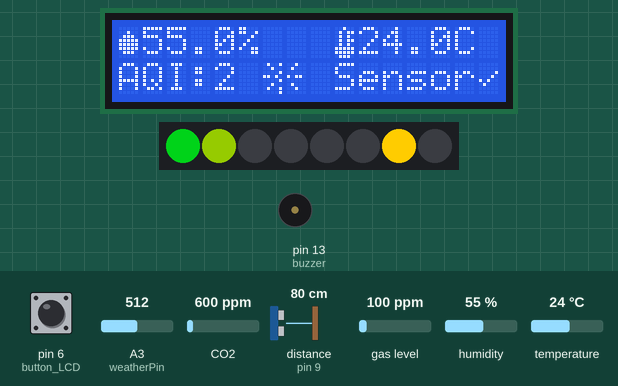
Recording of a sketch running on a simulated Arduino Uno, built with avr-gcc and run on an emulated ATmega328P. Shown: 16×2 character LCD, 8 RGB LEDs in strip order, left to right, buzzer (waves = sounding). Wiring (inferred from the names in the program): ultrasonic range finder: trigger pin 8; echo pin 9. The inputs (shaded band) are chosen by the test bench; at power-on: distance to the obstacle (sensor on pin 9) 80 cm, gas level 100 ppm, temperature 24 °C, A3 (weatherPin) = 512, pin 6 (button_LCD) LOW, CO2 600 ppm, humidity 55 %. The echo pulse lasts 58.3 µs per cm; dim RGB values are drawn brighter than linear; what the sketch prints to the serial monitor is not drawn.

Above: at 1.2 s.
1.3 s: distance to the obstacle (sensor on pin 9) set to 2 cm
At 2.2 s:
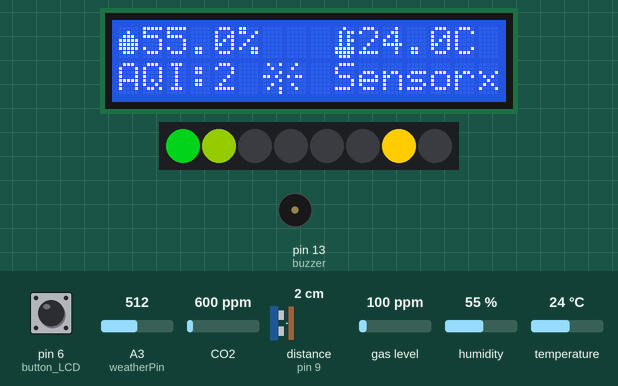
4.1 s: gas level set to 69 ppm
5.7 s: gas level set to 59 ppm
At 6.6 s:
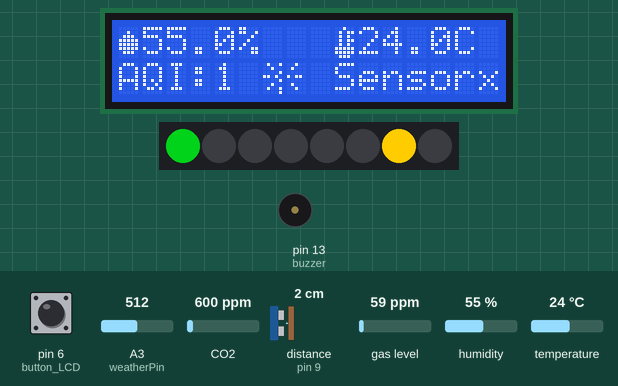
8.5 s: temperature set to 5.5 °C
At 9.07 s:
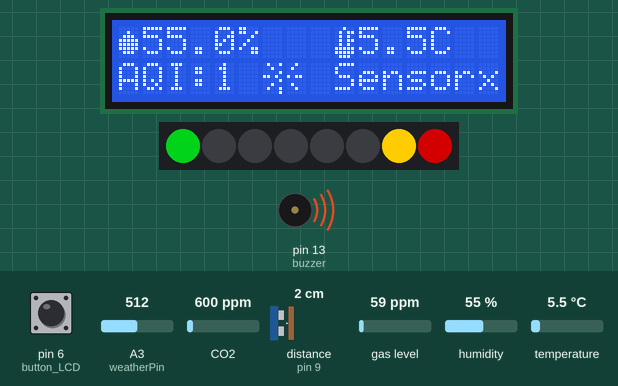
10.4 s: temperature set to 4.4 °C
At 11.53 s:
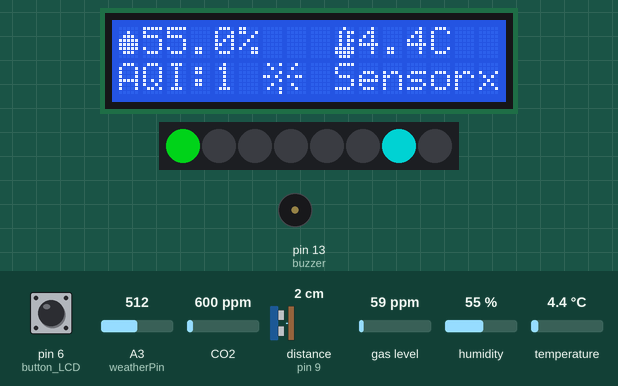
13.4 s: A3 (weatherPin) set to 482
At 14.27 s:
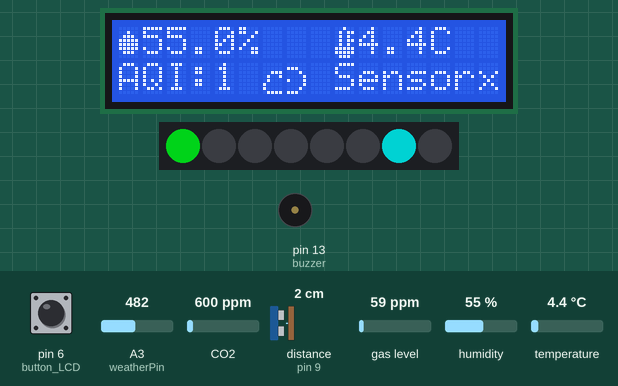
Timing chart, 0 to 17.1 s (numbered marks = the images above; inputs shaded):
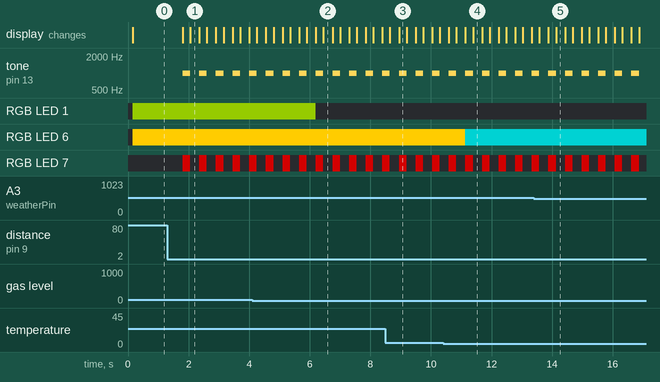

Measured:
- the behaviour switches between 65 and 64 ppm on gas level (found by bisection; images 1 and 2)
- the behaviour switches between 5 and 4.9 °C on temperature (found by bisection; images 3 and 4)
- the behaviour switches between 500 and 499 on A3 (weatherPin) (found by bisection; images 4 and 5)
- after the input at 1.3 s, tone on pin 13 (buzzer): alternates 1000 Hz for 0.25 s and silent for 0.30 s, starting after 0.50 s; RGB LED 7: alternates RGB(127, 0, 0) for 0.25 s and off for 0.30 s, starting after 0.50 s; the display: first changes after 0.50 s (image 1 shows a later state)
- after the input at 5.7 s, the display: first differs from a run without the input after 0.50 s (image 2 shows a later state)
- after the input at 8.5 s, the display: first differs from a run without the input after 0.45 s (image 3)
- after the input at 10.4 s, the display: first differs from a run without the input after 0.74 s (image 4 shows a later state)
- after the input at 13.4 s, the display: first differs from a run without the input after 0.48 s (image 5 shows a later state)

The sketch:

Everything_V1.ino
```cpp
#include "DHT.h"
#include <Wire.h>
#include "Adafruit_SGP30.h"
#include <Adafruit_NeoPixel.h>

Adafruit_SGP30 sgp;

#define DHTPIN 7
#define DHTTYPE DHT22
DHT dht(DHTPIN, DHTTYPE);

#include <LiquidCrystal.h>
#include "LCD_custom_character.h"
const int rs = 12, en = 11, d4 = 5, d5 = 4, d6 = 3, d7 = 2;
LiquidCrystal lcd(rs, en, d4, d5, d6, d7);

#define button_LCD 6

#define DIN 10
#define NUMPIXELS 8
Adafruit_NeoPixel pixels(NUMPIXELS,DIN);
#include "LEDpallet.h"

#define trigPin 8
#define echoPin 9

#define weatherPin A3

#define buzzer 13


uint32_t getAbsoluteHumidity(float temperature, float humidity) {
    // approximation formula from Sensirion SGP30 Driver Integration chapter 3.15
    const float absoluteHumidity = 216.7f * ((humidity / 100.0f) * 6.112f * exp((17.62f * temperature) / (243.12f + temperature)) / (273.15f + temperature)); // [g/m^3]
    const uint32_t absoluteHumidityScaled = static_cast<uint32_t>(1000.0f * absoluteHumidity); // [mg/m^3]
    return absoluteHumidityScaled;
}


void setup() {
  Serial.begin(9600);
  while (!Serial) { delay(10); } // Wait for serial console to open!

  Serial.println("SGP30 and DHT22 test");
  dht.begin();
  if (! sgp.begin()){
    Serial.println("Sensor not found :(");
    while (1);
  }

  // set up the LCD's number of columns and rows:
  lcd.begin(16, 2);
  // Print a message to the LCD.
//  lcd.print("hello, world!");
  lcd.createChar(0, water);
  lcd.createChar(1, temp);
//  lcd.createChar(2, celsius);
  lcd.createChar(2, sun1);
  lcd.createChar(3, sun2);
  lcd.createChar(4, cloud1);
  lcd.createChar(5, cloud2);
  lcd.createChar(6, tick);
  lcd.createChar(7, cross);

  Serial.print("Found SGP30 serial #");
  Serial.print(sgp.serialnumber[0], HEX);
  Serial.print(sgp.serialnumber[1], HEX);
  Serial.println(sgp.serialnumber[2], HEX);

  pixels.begin();

  pinMode(trigPin, OUTPUT);
  pinMode(echoPin, INPUT);

  pinMode(buzzer, OUTPUT);
}

int AQI = 0;
int counter = 0;

void loop() {
  bool buttonPressed = digitalRead(button_LCD);
    // Sensor readings may also be up to 2 seconds 'old' (its a very slow sensor)
  float h = dht.readHumidity();
  // Read temperature as Celsius (the default)
  float t = dht.readTemperature();

    // Check if any reads failed and exit early (to try again).
  if (isnan(h) || isnan(t)) {
    Serial.println(F("Failed to read from DHT sensor!"));
    return;
  }

  Serial.print(F("Humidity: "));
  Serial.print(h);
  Serial.print(F("%  Temperature: "));
  Serial.print(t);
  Serial.println(F("°C "));

  // If you have a temperature / humidity sensor, you can set the absolute humidity to enable the humditiy compensation for the air quality signals
  sgp.setHumidity(getAbsoluteHumidity(t, h));

  if (! sgp.IAQmeasure()) {
    Serial.println("Measurement failed");
    return;
  }

  Serial.print("TVOC "); Serial.print(sgp.TVOC); Serial.print(" ppb\t");
  Serial.print("eCO2 "); Serial.print(sgp.eCO2); Serial.println(" ppm");

//  find out the indoor air quality index
  if (sgp.TVOC <65){
//    Level 1 = Clean Hygienic Air
    AQI = 1;
  } else if (sgp.TVOC <220){
    AQI = 2;
  } else if (sgp.TVOC <660){
    AQI = 3;
  } else if (sgp.TVOC <2200){
    AQI = 4;
  } else{
    AQI = 5;
  }
  pixels.clear();
    for (int i=0; i<AQI; i++){
    pixels.setPixelColor(i,LEDpallet[i]);
  }

// show if it is cold or warm
  if (t<5){
    pixels.setPixelColor(6,tempblue);
  } else{
    pixels.setPixelColor(6,tempyellow);
  }

  digitalWrite(trigPin, LOW);
  delayMicroseconds(2);

  digitalWrite(trigPin, HIGH);
  delayMicroseconds(10);
  digitalWrite(trigPin, LOW);

  long duration = pulseIn(echoPin, HIGH);
  float distance = 34400 *duration/2000000;
  Serial.print("Distance in cm: ");
  Serial.println(distance);

  if(distance<50){
    pixels.setPixelColor(7,LEDpallet[4]);
  }
  pixels.show();

  int WeatherValue = analogRead(weatherPin);
  Serial.print("Weather: ");
  Serial.println(WeatherValue);

  lcd.clear();
  if(buttonPressed){
    lcd.setCursor(0,0);
    lcd.print("TVOC:");
    lcd.print(sgp.TVOC);
    lcd.setCursor(11,0);
    lcd.print("ppb");
    lcd.setCursor(0,1);
    lcd.print("eCO2:");
    lcd.print(sgp.eCO2);
    lcd.setCursor(11,1);
    lcd.print("ppm");
   }
   else{
  lcd.setCursor(0,0);
  lcd.write((byte) 0x00);
  lcd.print(h,1);
  lcd.print("%");
  lcd.setCursor(9,0);
  lcd.write(1);
  lcd.print(t,1);
  lcd.print("C");
  lcd.setCursor(0,1);
  lcd.print("AQI:");
  lcd.print(AQI);
  lcd.setCursor(6,1);
    if (WeatherValue<500){
      lcd.write(4);
      lcd.write(5);
    }else{
      lcd.write(2);
      lcd.write(3);
    }
  lcd.setCursor(9,1);
  lcd.print("Sensor");
    if(distance<50){
      lcd.write(7);
      tone(buzzer, 1000);
    }else{
      lcd.write(6);
      noTone(buzzer);
    }
  }
  //Flash the alert LED and make the buzzer stop beeping for 0.25 sec
  delay(250);
  pixels.setPixelColor(7,0,0,0);
  noTone(buzzer);
  pixels.show();
  delay(250);
}
```

LEDpallet.h
```cpp
#include <Adafruit_NeoPixel.h>
float LEDpallet[] = {
//brightest
//pixels.Color(0, 255, 31),
//pixels.Color(159, 214, 0),
//pixels.Color(213, 167, 0),
//pixels.Color(245, 110, 0),
//pixels.Color(255, 0, 0)};

//half brightness
pixels.Color(0, 127, 15), //AQI
pixels.Color(79, 107, 0), //AQI
pixels.Color(106, 83, 0), //AQI
pixels.Color(122, 55, 0), //AQI
pixels.Color(127, 0, 0)}; //AQI and Alert

int tempblue = pixels.Color(0, 126, 127); //Temperature -- cold
int tempyellow = pixels.Color(255, 204, 0); //Temperature -- warm
```

LCD_custom_character.h
```cpp
byte water[] = {
  B00000,
  B00100,
  B01110,
  B11111,
  B11111,
  B11111,
  B01110,
  B00000
};

byte temp[] = {
  B00100,
  B01011,
  B01010,
  B01011,
  B01010,
  B11111,
  B11111,
  B01110
};

byte celsius [] = {
  B10110,
  B01001,
  B01000,
  B01000,
  B01000,
  B01001,
  B00110,
  B00000
};

byte tick[] = {
  B00000,
  B00000,
  B00001,
  B00010,
  B10100,
  B01000,
  B00000,
  B00000
};

byte cross[]{
  B00000,
  B00000,
  B10001,
  B01010,
  B00100,
  B01010,
  B10001,
  B00000
};

byte sun1[] = {
  B01001,
  B00100,
  B00001,
  B11010,
  B00001,
  B00100,
  B01001,
  B00001
};

byte sun2[] = {
  B00100,
  B01000,
  B00000,
  B10110,
  B00000,
  B01000,
  B00100,
  B00000
};

byte cloud1[] = {
  B00000,
  B00000,
  B00111,
  B01001,
  B01000,
  B10000,
  B10000,
  B01111
};

byte cloud2[] = {
  B00000,
  B11100,
  B00010,
  B00001,
  B10001,
  B00001,
  B00010,
  B11100
};
```
